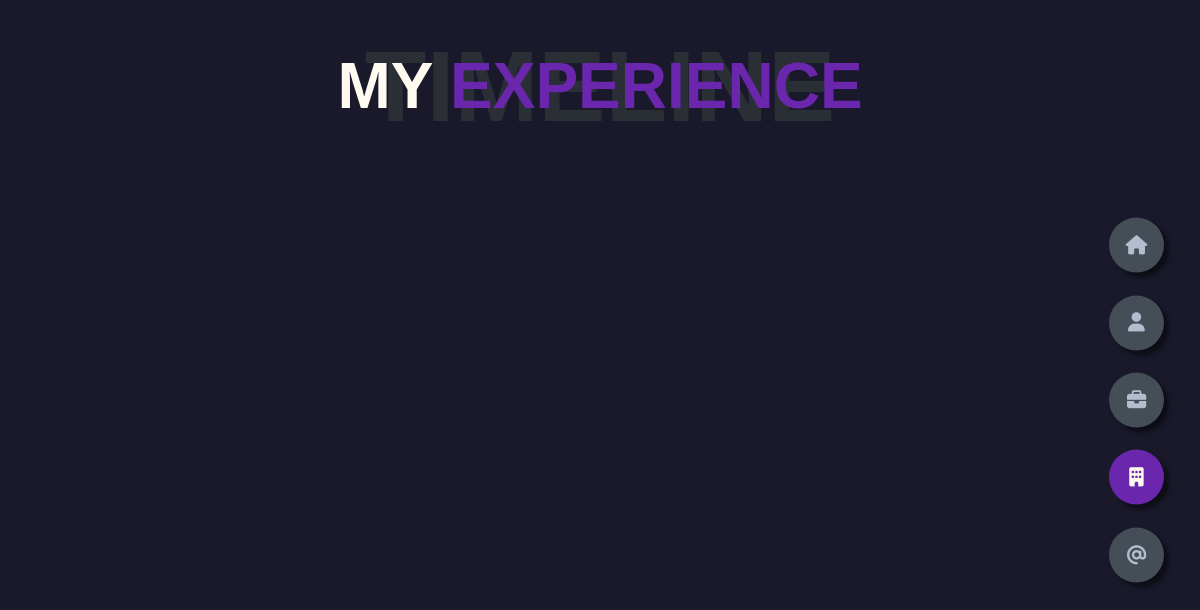
Before: /experience/ with the older database file.
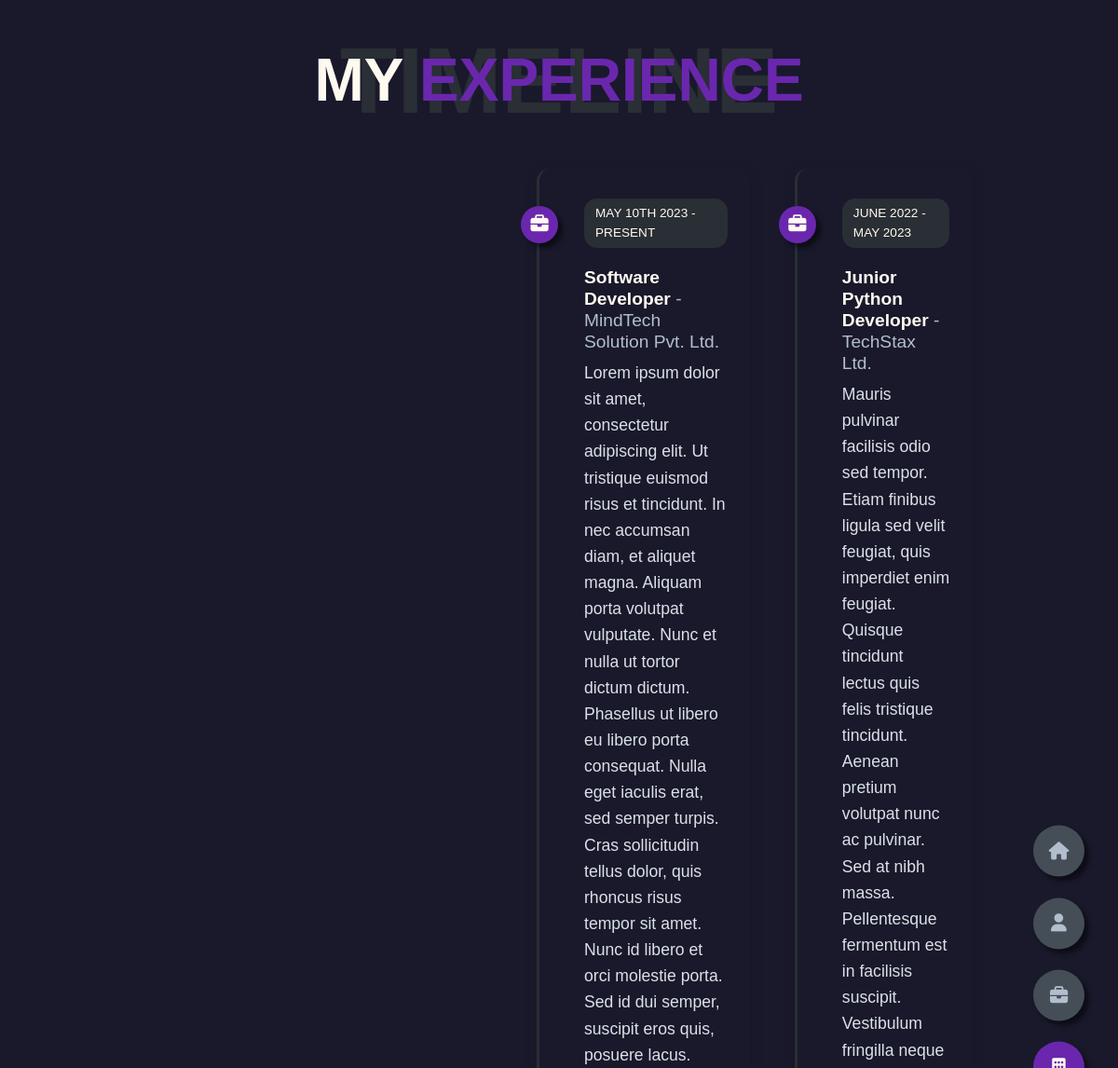
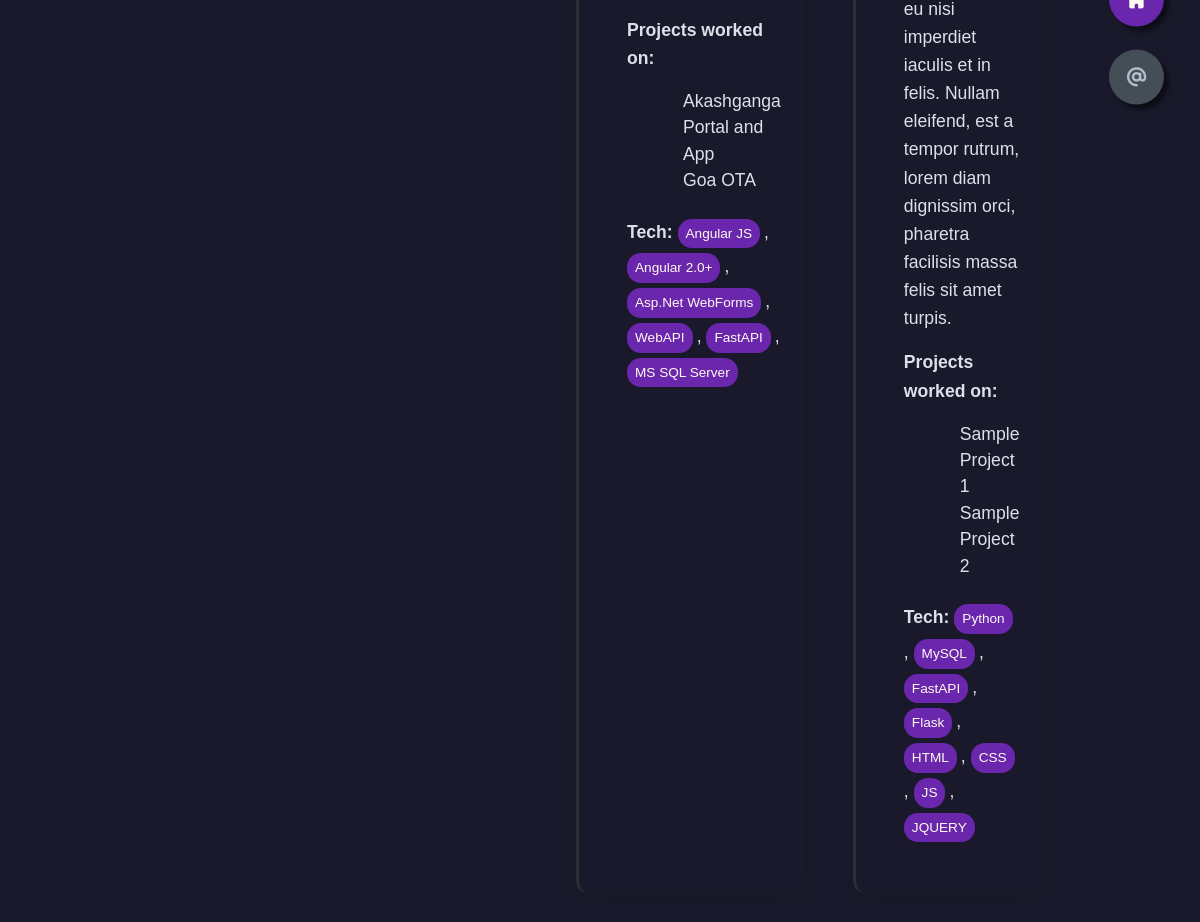
After: the same page with the newer database file (2 pictures, top to bottom).
### core/models.py (models this page shows, shortened)
class WorkExperience(models.Model):
    start = models.CharField("From", max_length=20, help_text="e.g. 2010")
    end = models.CharField("To", max_length=20, help_text="e.g. present or 2013")
    title = models.CharField("Role", max_length=200)
    organization = models.CharField("Company", max_length=200)
    description = models.TextField()
    projects = models.TextField(
        blank=True,
        help_text="Comma-separated list of projects you worked on"
    )
    tech_stack = models.TextField(
        blank=True,
        help_text="Comma-separated list of technologies/tools used"
    )
    order = models.PositiveIntegerField(default=0, help_text="Lower numbers appear first")
    class Meta:
        ordering = ['order', '-start']
    def project_list(self):
        return [p.strip() for p in self.projects.split(',') if p.strip()]
    def tech_list(self):
        return [t.strip() for t in self.tech_stack.split(',') if t.strip()]

### core/views.py (the view)
# urls.py: path('experience/',  views.ExperienceView.as_view(),  name='experience'),
class ExperienceView(TemplateView):
    template_name = 'core/experience.html'
    def get_context_data(self, **ctx):
        ctx = super().get_context_data(**ctx)
        ctx['jobs'] = WorkExperience.objects.all()
        return ctx

### core/templates/core/experience.html (shortened to what this page needs)
{% extends "core/base.html" %}
{% block content %}
<section id="experience" class="section sect4 active">
  <div class="main-title">
    <h2>My <span>Experience</span><span class="bg-text">timeline</span></h2>
  </div>
  <div class="timeline-container">
    {% for job in jobs %}
    <div class="timeline-item">
      <div class="tl-icon"><i class="fas fa-briefcase"></i></div>
      <p class="tl-duration">{{ job.start }} - {{ job.end }}</p>
      <h5>{{ job.title }}<span> - {{ job.organization }}</span></h5>
      <p>{{ job.description }}</p>
      {% if job.project_list %}
      <p><strong>Projects worked on:</strong></p>
      <ul>
        {% for proj in job.project_list %}
        <li>{{ proj }}</li>
        {% endfor %}
      </ul>
      {% endif %}
      {% if job.tech_list %}
      <p>
        <strong>Tech:</strong>
        {% for tech in job.tech_list %}
        <span class="tech-badge">{{ tech }}</span>{% if not forloop.last %}, {% endif %}
        {% endfor %}
      </p>
      {% endif %}
    </div>
    {% endfor %}
  </div>
</section>
{% endblock content %}

### core/templates/core/base.html (shortened to what this page needs)
{% load static %}
<!DOCTYPE html>
<html lang="en">
<head>
  <link href="https://cdn.jsdelivr.net/npm/bootstrap@5.3.3/dist/css/bootstrap.min.css" rel="stylesheet" />
  <link rel="stylesheet" href="https://cdnjs.cloudflare.com/ajax/libs/font-awesome/6.5.0/css/all.min.css" />
  <link rel="stylesheet" href="https://cdn.jsdelivr.net/gh/devicons/devicon@latest/devicon.min.css" />
  <link rel="stylesheet" href="{% static 'core/css/styles.css' %}" />
</head>
<body>
  <div class="controls">
    <a href="{% url 'home' %}" class="control {% if request.resolver_match.url_name == 'home' %}active-btn{% endif %}">
      <i class="fas fa-home"></i>
    </a>
    <a href="{% url 'about' %}"
      class="control {% if request.resolver_match.url_name == 'about' %}active-btn{% endif %}">
      <i class="fas fa-user"></i>
    </a>
    <a href="{% url 'projects' %}"
      class="control {% if request.resolver_match.url_name == 'projects' %}active-btn{% endif %}">
      <i class="fas fa-briefcase"></i>
    </a>
    <a href="{% url 'experience' %}"
      class="control {% if request.resolver_match.url_name == 'experience' %}active-btn{% endif %}">
      <i class="fas fa-building"></i>
    </a>
    <a href="{% url 'contact' %}"
      class="control {% if request.resolver_match.url_name == 'contact' %}active-btn{% endif %}">
      <i class="fas fa-at"></i>
    </a>
  </div>
  <div class="main-content">
    {% block content %}{% endblock %}
  </div>
</body>
</html>

### core/static/core/css/styles.css (style rules this page uses)
* { margin: 0; padding: 0; box-sizing: border-box; list-style: none; }
:root { --color-primary: #19192b; --color-secondary: #6a27ae; --color-secondary-hue: #6a27ae54; --color-white: #fffaf0; --color-black: #000; --color-grey-0: #f8f8f8; --color-grey-1: #dbe1e8; --color-grey-2: #b2becd; --color-grey-3: #6c7983; --color-grey-4: #454e56; --color-grey-5: #2a2e35; --color-grey-6: #12181b; --br-sm-2: 14px; --transition: all .4s ease-in-out; --box-shadow-control: 5px 5px 5px rgba(0, 0, 0, .5); }
body { background-color: var(--color-primary); font-size: 1.1rem; font-family: "Poppins", sans-serif; color: var(--color-white); transition: var(--transition); }
a { display: inline-block; text-decoration: none; color: inherit; font-family: inherit; }
section { min-height: 100vh; width: 100%; position: absolute; left: 0; top: 0; padding: 3rem 18rem; }
.section { transform: translateY(-100%) scale(0); transition: var(--transition); background-color: var(--color-primary); }
.sect4 { display: none; transform: translateY(0) scale(1); }
.active { display: block; -webkit-animation: scaleAnim 1s ease-in-out; animation: scaleAnim 1s ease-in-out; }
.controls { position: fixed; z-index: 10; top: 50%; right: 3%; display: flex; flex-direction: column; justify-content: center; align-items: center; transform: translateY(-50%); }
.controls .control { padding: 1rem; cursor: pointer; background-color: var(--color-grey-4); width: 55px; height: 55px; border-radius: 50%; display: flex; justify-content: center; align-items: center; margin: 0.7rem 0; box-shadow: var(--box-shadow-control); }
.controls .control i { font-size: 1.2rem; color: var(--color-grey-2); pointer-events: none; }
.controls .active-btn { background-color: var(--color-secondary); transition: var(--transition); }
.controls .active-btn i { color: var(--color-white); }
.timeline-container { display: grid; grid-template-columns: repeat(2, 1fr); gap: 2rem 3rem; padding: 3rem 18rem; position: relative; }
.timeline-item { position: relative; padding: 2rem 1.5rem 2rem 3rem; border-left: 3px solid var(--color-grey-5); background-color: var(--color-primary); border-radius: var(--br-sm-2); box-shadow: 1px 2px 15px rgba(0, 0, 0, 0.1); transition: var(--transition); }
.timeline-item .tl-icon { position: absolute; top: 2.5rem; left: -1.25rem; background-color: var(--color-secondary); width: 2.5rem; height: 2.5rem; border-radius: 50%; display: flex; align-items: center; justify-content: center; color: var(--color-white); box-shadow: var(--box-shadow-control); font-size: 1.2rem; }
.timeline-item .tl-duration { font-size: 0.85rem; text-transform: uppercase; background-color: var(--color-grey-5); color: var(--color-white); display: inline-block; padding: 0.3rem 0.75rem; border-radius: var(--br-sm-2); margin-bottom: 0.75rem; }
.timeline-item h5 { font-size: 1.2rem; font-weight: 700; color: var(--color-white); margin: 0.5rem 0; }
.timeline-item h5 span { font-weight: 400; color: var(--color-grey-2); }
.timeline-item p { color: var(--color-grey-1); line-height: 1.6; margin-bottom: 1rem; }
.timeline-item ul { margin: 0.5rem 0 1.5rem 1.5rem; list-style: disc inside; color: var(--color-grey-1); }
.tech-badge { display: inline-block; background-color: var(--color-secondary); color: var(--color-white); font-size: 0.85rem; padding: 0.25rem 0.5rem; margin: 0 0.25rem 0.25rem 0; border-radius: var(--br-sm-2); }
.main-title { text-align: center; }
.main-title h2 { position: relative; text-transform: uppercase; font-size: 4rem; font-weight: 700; }
.main-title h2 span { color: var(--color-secondary); }
.main-title h2 .bg-text { position: absolute; top: 50%; left: 50%; color: var(--color-grey-5); transition: var(--transition); z-index: -1; transform: translate(-50%, -50%); font-weight: 800; font-size: 6.3rem; }

Changed rows visible on the page:
added WorkExperience: start "MAY 10TH 2023", end "PRESENT", title "Software Developer", organization "MindTech Solution Pvt. Ltd.", description "Lorem ipsum dolor sit amet, consectetur adipiscing elit. Ut tristique euismod risus et tincidunt. In nec accumsan diam, et aliquet magna. Aliquam porta volutpat vulputate. Nunc et nulla ut tortor dictum dictum. Phasellus ut libero eu libero porta consequat. Nulla eget iaculis erat, sed semper turpis. Cras sollicitudin tellus dolor, quis rhoncus risus tempor sit amet. Nunc id libero et orci molestie porta. Sed id dui semper, suscipit eros quis, posuere lacus.", project_list "Akashganga Portal and App" "Goa OTA", tech_list "Angular JS" "Angular 2.0+" "Asp.Net WebForms" "WebAPI" "FastAPI" "MS SQL Server"
added WorkExperience: start "JUNE 2022", end "MAY 2023", title "Junior Python Developer", organization "TechStax Ltd.", description "Mauris pulvinar facilisis odio sed tempor. Etiam finibus ligula sed velit feugiat, quis imperdiet enim feugiat. Quisque tincidunt lectus quis felis tristique tincidunt. Aenean pretium volutpat nunc ac pulvinar. Sed at nibh massa. Pellentesque fermentum est in facilisis suscipit. Vestibulum fringilla neque eu nisi imperdiet iaculis et in felis. Nullam eleifend, est a tempor rutrum, lorem diam dignissim orci, pharetra facilisis massa felis sit amet turpis.", project_list "Sample Project 1" "Sample Project 2", tech_list "Python" "MySQL" "FastAPI" "Flask" "HTML" "CSS" "JS" "JQUERY"
